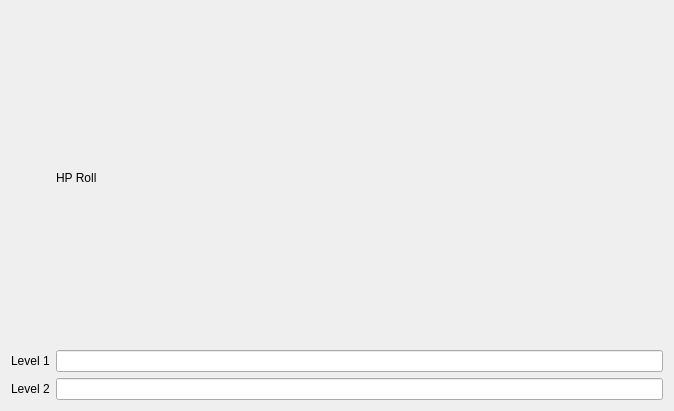
<?xml version="1.0" encoding="UTF-8"?>
<ui version="4.0">
 <class>verticalLayoutWidget</class>
 <widget class="QWidget" name="verticalLayoutWidget">
  <property name="geometry">
   <rect>
    <x>0</x>
    <y>0</y>
    <width>674</width>
    <height>411</height>
   </rect>
  </property>
  <property name="windowTitle">
   <string>Leveling</string>
  </property>
  <layout class="QVBoxLayout" name="lvlUpBox">
   <property name="sizeConstraint">
    <enum>QLayout::SetNoConstraint</enum>
   </property>
   <item>
    <layout class="QGridLayout" name="gridLayout">
     <item row="1" column="0">
      <widget class="QLabel" name="label_2">
       <property name="text">
        <string>Level 1</string>
       </property>
      </widget>
     </item>
     <item row="1" column="2">
      <widget class="QLineEdit" name="hpRoll1"/>
     </item>
     <item row="0" column="2">
      <widget class="QLabel" name="label">
       <property name="text">
        <string>HP Roll</string>
       </property>
      </widget>
     </item>
     <item row="2" column="0">
      <widget class="QLabel" name="label_3">
       <property name="text">
        <string>Level 2</string>
       </property>
      </widget>
     </item>
     <item row="2" column="2">
      <widget class="QLineEdit" name="hpRoll2"/>
     </item>
    </layout>
   </item>
  </layout>
 </widget>
 <resources/>
 <connections/>
</ui>
